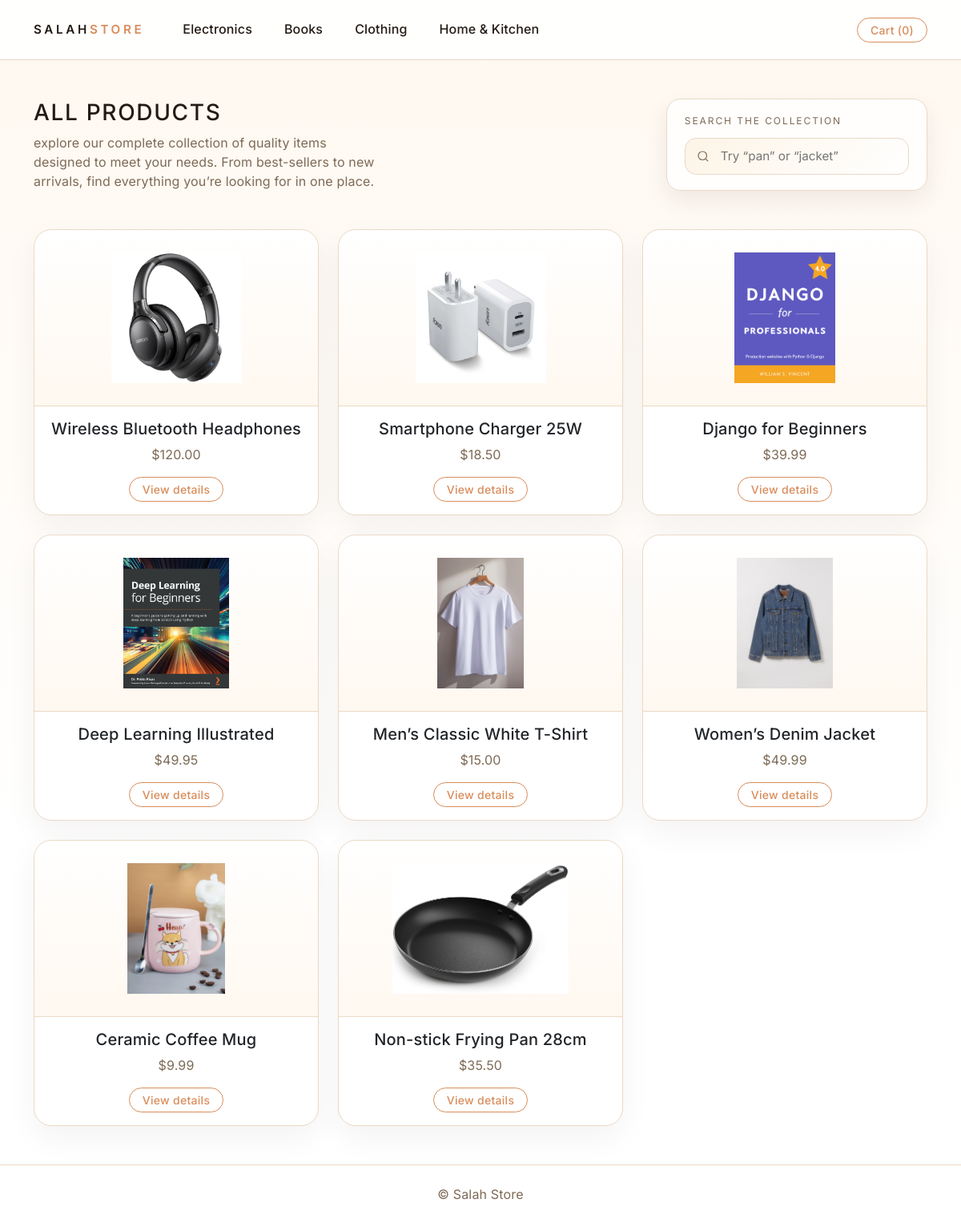
Screenshot of /products/ with the database file from the repository.
### catalog/models.py (models this page shows, shortened)
class Category(models.Model):
    name = models.CharField(max_length=100, unique=True)
    slug = models.SlugField(max_length=120, unique=True, blank=True)
    class Meta:
        verbose_name_plural = "Categories"

class Product(models.Model):
    category = models.ForeignKey(Category, on_delete=models.CASCADE, related_name='products')
    title = models.CharField(max_length=200)
    slug = models.SlugField(max_length=220, unique=True, blank=True)
    description = models.TextField(blank=True)
    price = models.DecimalField(max_digits=8, decimal_places=2)
    stock = models.PositiveIntegerField(default=0)
    image = models.ImageField(upload_to='products/', blank=True, null=True)
    is_active = models.BooleanField(default=True)
    created_at = models.DateTimeField(auto_now_add=True)

### catalog/views.py (the view)
# urls.py: path('products/', views.product_list, name='product_list'),
def product_list(request, category_slug=None):
    category = None
    categories = Category.objects.all()
    products = Product.objects.filter(is_active=True)
    if category_slug:
        category = get_object_or_404(Category, slug=category_slug)
        products = products.filter(category=category)
    return render(request, 'product_list.html', {
        'category': category,
        'categories': categories,
        'products': products
    })

### catalog/templates/product_list.html (shortened to what this page needs)
{% extends 'base.html' %}
{% block content %}
<div class="d-flex flex-column flex-lg-row align-items-lg-end justify-content-between gap-4 mb-5">
  <div class="flex-grow-1">
    <h1 class="h3 mb-2" style="letter-spacing:0.06em; text-transform:uppercase;">All products</h1>
    <p class="text-muted mb-0" style="max-width:440px;"> explore our complete collection of quality items designed to meet your needs. From best-sellers to new arrivals, find everything you’re looking for in one place. </p>
  </div>
  <div class="search-panel ms-lg-4">
    <label for="product-search">Search the collection</label>
    <div class="search-input-wrap">
      <svg viewBox="0 0 24 24" fill="none" stroke-width="1.6" xmlns="http://www.w3.org/2000/svg" aria-hidden="true">
        <circle cx="11" cy="11" r="7" />
        <line x1="20" y1="20" x2="16.65" y2="16.65" />
      </svg>
      <input id="product-search" type="search" class="search-input" placeholder="Try “pan” or “jacket”" autocomplete="off">
    </div>
  </div>
</div>
<div class="row row-cols-1 row-cols-md-3 g-4" id="product-grid">
    {% for product in products %}
    <div class="col" data-product-card data-title="{{ product.title|lower }}{% if product.category %} {{ product.category.name|lower }}{% endif %}">
        <div class="card h-100">
            {% if product.image %}
            <img src="{{ product.image.url }}" class="card-img-top" alt="{{ product.title }}">
            {% endif %}
            <div class="card-body text-center">
                <h5 class="card-title">{{ product.title }}</h5>
                <p class="text-muted">${{ product.price }}</p>
                <a href="{% url 'product_detail' product.slug %}" class="btn btn-outline-dark btn-sm rounded-pill px-3">View details</a>
            </div>
        </div>
    </div>
    {% endfor %}
</div>
{% endblock %}

### shop/templates/base.html (shortened to what this page needs)
{% load static %}
<!DOCTYPE html>
<html lang="en">
<head>
    <link href="https://cdn.jsdelivr.net/npm/bootstrap@5.3.3/dist/css/bootstrap.min.css" rel="stylesheet">
    <link rel="stylesheet" href="{% static 'css/style.css' %}">
</head>
<body>
    <nav class="navbar navbar-expand-lg navbar-light">
        <div class="container">
            <a class="navbar-brand text-uppercase tracking-wide" href="/">Salah<span>Store</span></a>
            <div class="collapse navbar-collapse" id="navbarNav">
                <ul class="navbar-nav me-auto mb-2 mb-lg-0">
                    {% for category in categories %}
                    <li class="nav-item">
                        <a class="nav-link" href="{% url 'product_by_category' category.slug %}">{{ category.name }}</a>
                    </li>
                    {% endfor %}
                </ul>
                <div class="d-flex align-items-center gap-2">
                    <a href="{% url 'cart:cart_detail' %}" class="btn btn-outline-dark btn-sm rounded-pill px-3">
                        Cart ({{ cart|length }})
                    </a>
                </div>
            </div>
        </div>
    </nav>
    <div class="container py-5">
        {% block content %}{% endblock %}
    </div>
    <footer class="footer text-center py-4 text-muted">
        <p class="mb-0">&copy; {{ now|date:"Y" }} Salah Store</p>
    </footer>
</body>
</html>

### shop/static/css/style.css (style rules this page uses)
:root { --surface: #fdf4e6; --surface-soft: #fff8f0; --surface-strong: #f3e2d1; --border: #ead9c6; --text: #231a12; --muted: #7d6a56; --accent: #d88c5a; --accent-dark: #b8743f; --accent-light: #fbe3cf; }
body { font-family: "Inter", "Helvetica Neue", Arial, sans-serif; background: linear-gradient(180deg, var(--surface-soft) 0%, #ffffff 70%); color: var(--text); letter-spacing: 0.01em; }
a { color: var(--accent); text-decoration: none; }
.tracking-wide { letter-spacing: 0.18em; font-size: 0.95rem; font-weight: 600; }
.navbar { padding: 1.25rem 0; border-bottom: 1px solid var(--border); background-color: rgba(255, 255, 255, 0.92) !important; backdrop-filter: blur(6px); }
.navbar-nav .nav-link { color: var(--text) !important; font-weight: 500; padding: 0.25rem 0; margin-left: 1.5rem; border-bottom: 2px solid transparent; transition: border-color 0.2s ease, color 0.2s ease; }
.navbar-brand { color: var(--text) !important; letter-spacing: 0.24em; font-weight: 600; }
.navbar-brand span { color: var(--accent); }
.btn-outline-dark { border-radius: 999px; border-width: 1px; font-weight: 500; letter-spacing: 0.02em; border-color: var(--accent); color: var(--accent); background-color: transparent; transition: all 0.2s ease; }
.search-panel { background: rgba(255, 255, 255, 0.82); border: 1px solid var(--border); border-radius: 18px; padding: 1.15rem 1.35rem; box-shadow: 0 12px 30px rgba(35, 26, 18, 0.08); min-width: 280px; }
.search-panel label { font-size: 0.75rem; text-transform: uppercase; letter-spacing: 0.16em; color: var(--muted); margin-bottom: 0.75rem; display: block; }
.search-input-wrap { display: flex; align-items: center; gap: 0.65rem; background: linear-gradient(135deg, var(--surface) 0%, #ffffff 100%); border-radius: 14px; border: 1px solid var(--border); padding: 0.6rem 0.85rem; transition: border-color 0.2s ease, box-shadow 0.2s ease; }
.search-input-wrap svg { width: 18px; height: 18px; stroke: var(--muted); flex-shrink: 0; }
.search-input { border: none; background: transparent; width: 100%; font-size: 0.95rem; color: var(--text); }
.card { border: 1px solid var(--border); border-radius: 22px; box-shadow: 0 14px 38px rgba(31, 25, 18, 0.05); transition: transform 0.25s ease, border-color 0.25s ease, box-shadow 0.25s ease; background-color: #fff; }
.card img { height: 220px; width: 100%; object-fit: contain; background: linear-gradient(180deg, #ffffff 0%, var(--surface-soft) 100%); padding: 1.75rem; border-bottom: 1px solid var(--border); border-top-left-radius: 22px; border-top-right-radius: 22px; }
.card-title { font-weight: 500; letter-spacing: 0.01em; }
.text-muted { color: var(--muted) !important; }
.footer { background: rgba(255, 255, 255, 0.92); border-top: 1px solid var(--border); }

### rows the page displays
Category: name "Electronics"
Category: name "Books"
Category: name "Clothing"
Category: name "Home & Kitchen"
Product: image (picture), title "Wireless Bluetooth Headphones", price "120.00"
Product: image (picture), title "Smartphone Charger 25W", price "18.50"
Product: image (picture), title "Django for Beginners", price "39.99"
Product: image (picture), title "Deep Learning Illustrated", price "49.95"
Product: image (picture), title "Men’s Classic White T-Shirt", price "15.00"
Product: image (picture), title "Women’s Denim Jacket", price "49.99"
Product: image (picture), title "Ceramic Coffee Mug", price "9.99"
Product: image (picture), title "Non-stick Frying Pan 28cm", price "35.50"

### other values shown
{{ cart|length }} "0"
